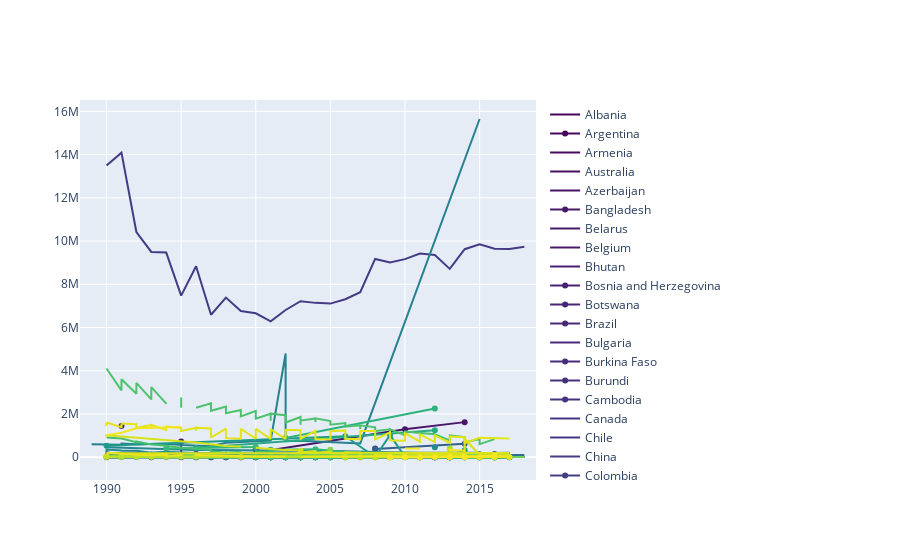

Notebook code cell kept with this figure:
### Code cell
import plotly.graph_objects as go

#interactive plot of abortion timeline from df. 
pal = list(sns.color_palette(palette = 'viridis', n_colors = len(list_scode)).as_hex())

fig = go.Figure()
for d, p in zip(list_scode, pal): 
    fig.add_trace(go.Scatter(x = abort_df[abort_df['country']==d]['yearstart'],
                             y = abort_df[abort_df['country']==d]['numberofabortions'],
                             name = d,
                             line_color = p,
                             fill = None)) 
fig.show()
